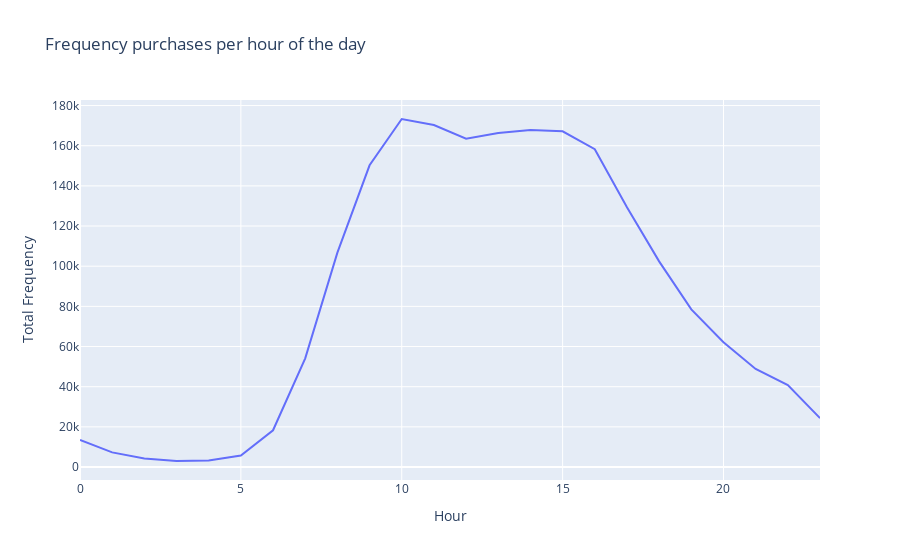

Notebook code for this chart:
### Code cell
hour_frequency = df['order_hour_of_day'].value_counts().reset_index()

hour_frequency.columns = ['hour', 'total_frequency']

hour_frequency = hour_frequency.sort_values(by='hour')

##plotting##
data_for_plot = dict(type='scatter',
                x=hour_frequency['hour'],
                y=hour_frequency['total_frequency'])
# setting the layout
plot_1_layout = dict(title=dict(text='Frequency purchases per hour of the day'),
                      xaxis=dict(title='Hour'),
                      yaxis=dict(title='Total Frequency')
                      )
# displaying the graph
plot_1 = go.Figure(data=data_for_plot, layout=plot_1_layout)
# plot_1.show(renderer='png')
plot_1.show()

### Figure 1 — Plotly figure (JSON) as saved in the notebook; plotly's stock layout.template omitted (floating-point values rounded to 4 significant figures)
{"data": [{"type": "scatter", "x": [0, 1, 2, 3, 4, 5, 6, 7, 8, 9, 10, 11, 12, 13, 14, 15, 16, 17, 18, 19, 20, 21, 22, 23], "y": [13481, 7283, 4210, 2994, 3269, 5732, 18293, 54143, 106754, 150248, 173306, 170291, 163511, 166376, 167831, 167157, 158247, 129383, 102416, 78516, 62110, 48857, 40762, 24331]}], "layout": {"title": {"text": "Frequency purchases per hour of the day"}, "xaxis": {"title": {"text": "Hour"}}, "yaxis": {"title": {"text": "Total Frequency"}}}}
